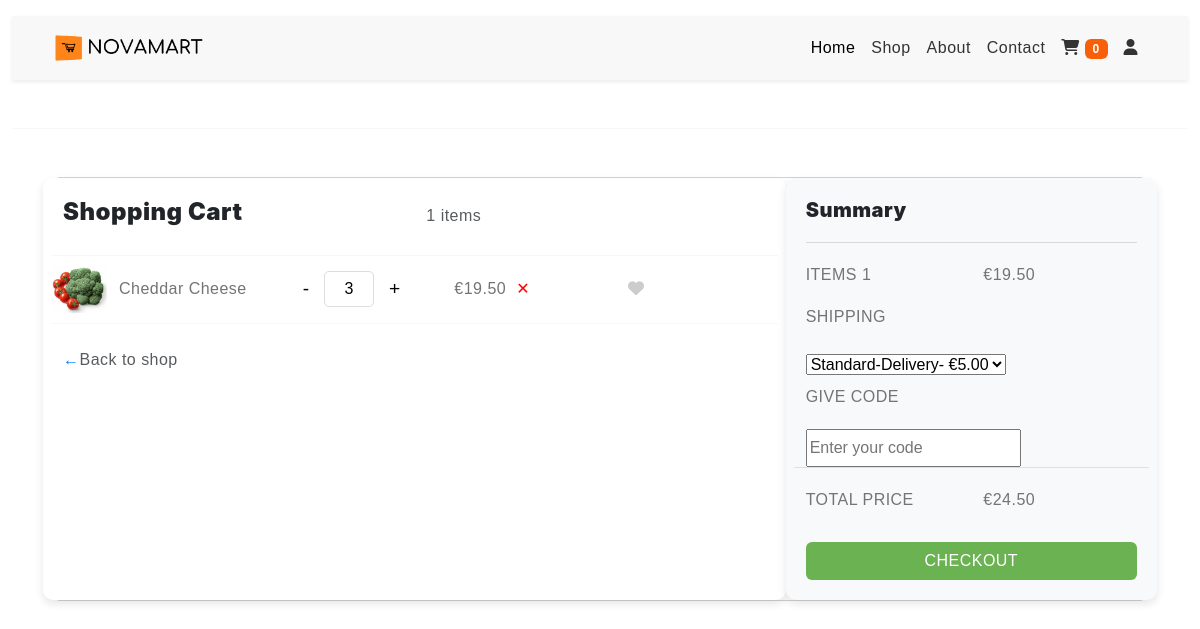
/cart.php (signed in), run on the app's committed database.
### tables this page shows
CREATE TABLE cart (
    cart_id INT AUTO_INCREMENT PRIMARY KEY,
    user_id INT NOT NULL,
    product_id INT NOT NULL,
    quantity INT NOT NULL DEFAULT 1,
    created_at TIMESTAMP DEFAULT CURRENT_TIMESTAMP,
    FOREIGN KEY (user_id) REFERENCES users(user_id) ON DELETE CASCADE,
    FOREIGN KEY (product_id) REFERENCES products(id) ON DELETE CASCADE
);

CREATE TABLE products (
    id INT AUTO_INCREMENT PRIMARY KEY,
    category_id INT NOT NULL,
    name VARCHAR(255) NOT NULL,
    description TEXT,
    image_url VARCHAR(255),
    rating DECIMAL(3, 2),
    reviews_count INT,
    original_price DECIMAL(10, 2),
    discounted_price DECIMAL(10, 2),
    discount_percentage DECIMAL(5, 2),
    quantity_in_stock INT,
    is_featured BOOLEAN,
    is_most_popular BOOLEAN,
    is_just_arrived BOOLEAN,
    is_best_selling BOOLEAN,
    created_at TIMESTAMP DEFAULT CURRENT_TIMESTAMP,
    FOREIGN KEY (category_id) REFERENCES categories(id) ON DELETE CASCADE
);

### cart.php (the view, shortened to what this page needs)
<?php
include('db_connection.php');
$user_id = $_SESSION['user_id'];
$cart_query = "SELECT cart.cart_id, cart.quantity, products.name, products.image_url, products.discounted_price
               FROM cart
               JOIN products ON cart.product_id = products.id
               WHERE cart.user_id = ?";
$stmt = $conn->prepare($cart_query);
$stmt->bind_param("i", $user_id);
$stmt->execute();
$cart_result = $stmt->get_result();
$total_price = 0;
$cart_items = [];
while ($row = $cart_result->fetch_assoc()) {
    $total_price += $row['discounted_price'] * $row['quantity'];
    $cart_items[] = $row;
}
?>
<!DOCTYPE html>
<html lang="en">
<head>
    <link href="https://cdn.jsdelivr.net/npm/bootstrap@5.3.0-alpha3/dist/css/bootstrap.min.css" rel="stylesheet">
    <link href="https://cdnjs.cloudflare.com/ajax/libs/font-awesome/6.5.0/css/all.min.css" rel="stylesheet">
    <link rel="stylesheet" type="text/css" href="style.css">
</head>
<body>
<header>
      <div class="container-fluid">
        <div class="row py-3 border-bottom">
          <nav class="navbar navbar-expand-lg navbar-light bg-light shadow-sm">
            <div class="container">
              <img src="images/logo.png" alt="NovaMart logo" class="img-fluid" style="max-width: 150px; height: auto;">
              <div class="collapse navbar-collapse" id="navbarNav">
                <ul class="navbar-nav ms-auto">
                  <li class="nav-item">
                    <a class="nav-link active" href="index.php">Home</a>
                  </li>
                  <li class="nav-item">
                    <a class="nav-link" href="shop.php">Shop</a>
                  </li>
                  <li class="nav-item">
                    <a class="nav-link" href="#about">About</a>
                  </li>
                  <li class="nav-item">
                    <a class="nav-link" href="#contact">Contact</a>
                  </li>
                  <li class="nav-item">
                    <a class="nav-link" href="cart.php">
                      <i class="fas fa-cart-shopping"></i>
                      <span id="cart-count" class="badge bg-danger"><?php echo $_SESSION['cart_count'] ?? 0; ?></span>
                    </a>
                  </li>
                  <li class="nav-item">
                    <a class="nav-link" href="#" data-bs-toggle="modal" data-bs-target="#userInfoModal">
                      <i class="fas fa-user"></i>
                    </a>
                  </li>
                </ul>
              </div>
            </div>
          </nav>
          <div class="col-sm-8 col-lg-2 d-flex gap-5 align-items-center justify-content-center justify-content-sm-end">
            <ul class="d-flex justify-content-end list-unstyled m-0">
              <li>
                <a href="#" class="p-2 mx-1">
                  <svg width="24" height="24"><use xlink:href="#user"></use></svg>
                </a>
              </li>
              <li>
                <a href="#" class="p-2 mx-1">
                  <svg width="24" height="24"><use xlink:href="#wishlist"></use></svg>
                </a>
              </li>
              <li>
                <a href="#" class="p-2 mx-1" data-bs-toggle="offcanvas" data-bs-target="#offcanvasCart" aria-controls="offcanvasCart">
                  <svg width="24" height="24"><use xlink:href="#shopping-bag"></use></svg>
                </a>
              </li>
            </ul>
          </div>
        </div>
      </div>
    </header>
<div class="container my-5">
    <div class="card">
        <div class="row">
            <div class="col-md-8 cart">
                <div class="title">
                    <div class="row">
                        <div class="col"><h4><b>Shopping Cart</b></h4></div>
                        <div class="col align-self-center text-right text-muted">
                            <?php echo count($cart_items); ?> items
                        </div>
                    </div>
                </div>
                <?php if (!empty($cart_items)): ?>
                    <?php foreach ($cart_items as $item): ?>
                        <div class="row border-top border-bottom">
                            <div class="row main align-items-center">
                                <div class="col-2">
                                    <img class="img-fluid" src="<?php echo $item['image_url']; ?>" alt="<?php echo $item['name']; ?>">
                                </div>
                                <div class="col">
                                    <div class="row"><?php echo $item['name']; ?></div>
                                </div>
                                <div class="col">
                                    <div class="quantity-control">
                                        <button class="update-quantity" data-cart-id="<?php echo $item['cart_id']; ?>" data-action="decrement">-</button>
                                        <input type="text" value="<?php echo $item['quantity']; ?>" readonly>
                                        <button class="update-quantity" data-cart-id="<?php echo $item['cart_id']; ?>" data-action="increment">+</button>
                                    </div>
                                </div>
                                <div class="col">
                                    &euro;<?php echo number_format($item['discounted_price'] * $item['quantity'], 2); ?>
                                    <span class="close remove-item" data-cart-id="<?php echo $item['cart_id']; ?>">&#10005;</span>
                                </div>
                                <div class="col">
                                    <button class="btn wishlist-btn" data-product-id="<?php echo $item['cart_id']; ?>">
                                        <i class="fas fa-heart"></i>
                                    </button>
                                </div>
                            </div>
                        </div>
                    <?php endforeach; ?>
                    <div class="back-to-shop"><a href="shop.php">&leftarrow;</a><span class="text-muted">Back to shop</span></div>
                <?php else: ?>
                    <p>Your cart is empty.</p>
                <?php endif; ?>
            </div>
            <div class="col-md-4 summary">
                <div><h5><b>Summary</b></h5></div>
                <hr>
                <div class="row">
                    <div class="col">ITEMS <?php echo count($cart_items); ?></div>
                    <div class="col text-right">&euro;<?php echo number_format($total_price, 2); ?></div>
                </div>
                <form>
                    <p>SHIPPING</p>
                    <select>
                        <option class="text-muted">Standard-Delivery- &euro;5.00</option>
                    </select>
                    <p>GIVE CODE</p>
                    <input id="code" placeholder="Enter your code">
                </form>
                <div class="row" style="border-top: 1px solid rgba(0,0,0,.1); padding: 2vh 0;">
                    <div class="col">TOTAL PRICE</div>
                    <div class="col text-right">&euro;<?php echo number_format($total_price + 5, 2); ?></div>
                </div>
                <a href="checkout.php" class="btn btn-primary">CHECKOUT</a>
            </div>
        </div>
    </div>
</div>
</body>
</html>

### style.css (style rules this page uses)
body { --heading-font : "Inter", sans-serif; --bs-link-color: #333; --bs-link-hover-color:#333; --bs-link-color-rgb: 40,40,40; --bs-link-hover-color-rgb: 0,0,0; --bs-light-rgb: 248, 248, 248; --bs-font-sans-serif: "Inter", sans-serif; --bs-body-font-family: var(--bs-font-sans-serif); --bs-body-font-size: 1rem; --bs-body-font-weight: 400; --bs-body-line-height: 2; --bs-body-color: #747474; --bs-primary: #6BB252; --bs-primary-rgb: 107, 178, 82; --bs-secondary: #364127; --bs-secondary-rgb: 54, 65, 39; --bs-danger: #F95F09; --bs-danger-rgb: 249, 95, 9; --bs-success: #a3be4c; --bs-success-rgb: 163, 190, 76; --bs-primary-bg-subtle: #FFF9EB; --bs-success-bg-subtle: #eef5e5; --bs-border-color: #F7F7F7; }
.btn-primary { --bs-btn-color: #fff; --bs-btn-bg: var(--bs-primary); --bs-btn-border-color: transparent; --bs-btn-hover-color: #fff; --bs-btn-hover-bg: #f7a422; --bs-btn-hover-border-color: transparent; --bs-btn-focus-shadow-rgb: 49,132,253; --bs-btn-active-color: #fff; --bs-btn-active-bg: var(--bs-primary); --bs-btn-active-border-color: transparent; --bs-btn-active-shadow: inset 0 3px 5px rgba(0, 0, 0, 0.125); --bs-btn-disabled-color: #fff; --bs-btn-disabled-bg: #d3d7dd; --bs-btn-disabled-border-color: transparent; }
body { letter-spacing: 0.03em; }
h1,h2,h3,h4,h5,h6 { font-family: var(--heading-font); color: var(--bs-dark); font-weight: 700; }
.container, .container-fluid, .container-lg, .container-md, .container-sm, .container-xl, .container-xxl { --bs-gutter-x: 3rem; }
.container-fluid { max-width: 1600px; }
body { font-family: 'Nunito', sans-serif; }
.navbar-nav .nav-link { color: #333; }

### cart.php (style rules this page uses)
.cart { padding: 20px; background: #fff; border-radius: 10px; box-shadow: 0 4px 8px rgba(0, 0, 0, 0.1); }
.cart .title { margin-bottom: 20px; }
.cart .main { padding: 10px 0; }
.cart .main img { max-width: 100%; border-radius: 5px; }
.cart .main .col { display: flex; align-items: center; }
.cart .main .col-2 { flex: 0 0 80px; }
.cart .main .col span { margin: 0 10px; }
.cart .main .close { cursor: pointer; color: #ff0000; }
.summary { padding: 20px; background: #f8f9fa; border-radius: 10px; box-shadow: 0 4px 8px rgba(0, 0, 0, 0.1); }
.summary h5 { margin-bottom: 20px; }
.summary .row { margin-bottom: 10px; }
.summary .btn { width: 100%; }
.back-to-shop { margin-top: 20px; }
.back-to-shop a { text-decoration: none; color: #007bff; }
.wishlist-btn { background: none; border: none; color: #ccc; cursor: pointer; }
.quantity-control { display: flex; align-items: center; }
.quantity-control button { background: none; border: none; font-size: 1.2rem; padding: 0 10px; cursor: pointer; }
.quantity-control input { width: 50px; text-align: center; border: 1px solid #ddd; border-radius: 5px; margin: 0 5px; }

### data on the page
cart: product.image_url (picture), product.name "Cheddar Cheese", quantity "3", $item['discounted_price'] * $item['quantity'] "19.50"

### other printed values
$_SESSION['cart_count'] "0"
count($cart_items) "1"
$total_price "19.50"
$total_price + 5 "24.50"
